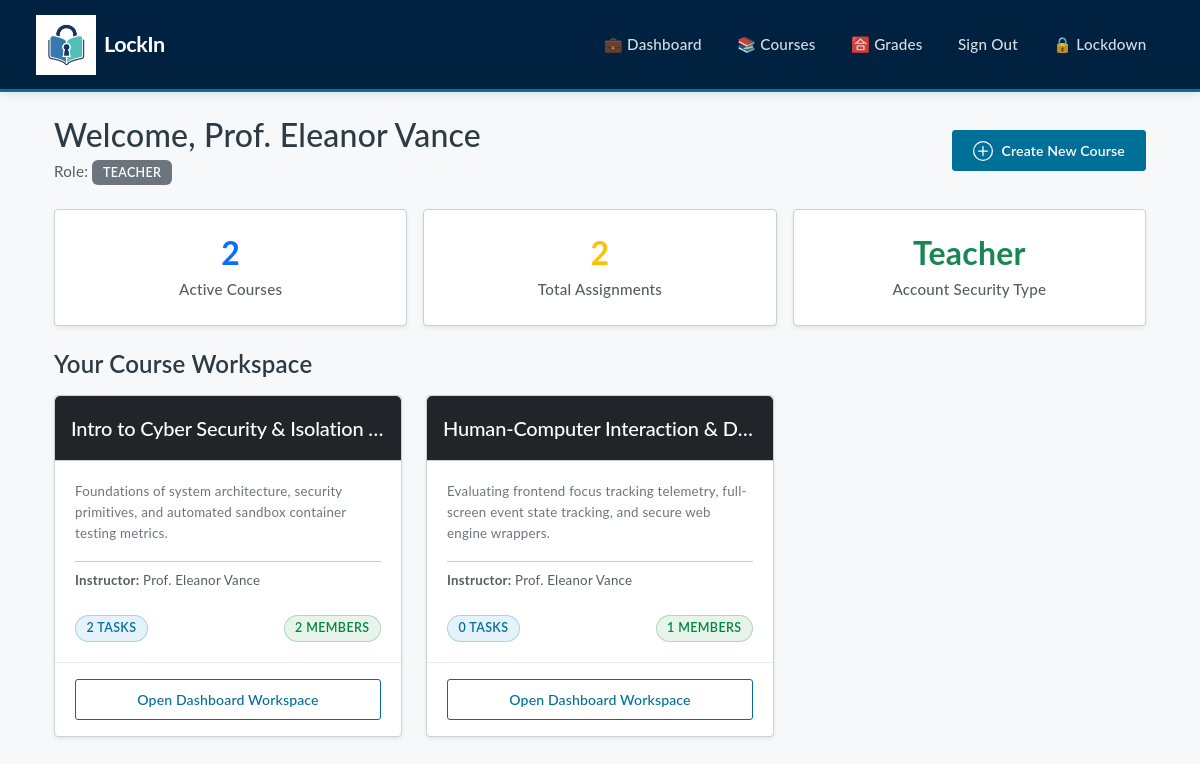
The app's page /users/dashboard (signed in) with its own data.
### lms_app/models.py (models this page shows, shortened)
class User(db.Model):
    __tablename__ = 'users'
    id = db.Column(db.Integer, primary_key=True, autoincrement=True)
    name = db.Column(db.String(255), nullable=False)
    email = db.Column(db.String(255), unique=True, nullable=False)
    password_hash = db.Column(db.String(255), nullable=False)
    role = db.Column(db.String(50), nullable=False, default="student")  # CHECK constraint handled in DB
    courses_taught = db.relationship('Course', backref='teacher', lazy=True)
    enrollments = db.relationship('Enrollment', backref='student', lazy=True)
    submissions = db.relationship('Submission', backref='student', lazy=True)

class Course(db.Model):
    __tablename__ = 'courses'
    id = db.Column(db.Integer, primary_key=True, autoincrement=True)
    title = db.Column(db.String(255), nullable=False)
    description = db.Column(db.Text, nullable=False)
    teacher_id = db.Column(db.Integer, db.ForeignKey('users.id'), nullable=False)
    enrollments = db.relationship('Enrollment', backref='course', lazy=True)
    assignments = db.relationship('Assignment', backref='course', lazy=True)

### lms_app/users/routes.py (the view)
@users_bp.route("/dashboard", methods=["GET"])
def lms_dashboard():
    if "user_id" not in session:
        return redirect(url_for("users.sign_in_page"))
    user = User.query.get_or_404(session["user_id"])
    courses = []
    if user.role == "student":
        courses = [
            enrollment.course
            for enrollment in user.enrollments
        ]
    elif user.role == "teacher":
        courses = user.courses_taught
    total_assignments = sum(
    len(course.assignments)
    for course in courses
    )
    return render_template(
        "dashboard.html",
        user=user,
        courses=courses,
        total_assignments=total_assignments
        )

### lms_app/templates/dashboard.html (shortened to what this page needs)
{% extends "base.html" %}
{% block content %}
<div class="container mt-2">
    <div class="d-flex justify-content-between align-items-center mb-4">
        <div>
            <h2 class="mb-1">Welcome, {{ user.name }}</h2>
            <p class="text-muted mb-0">Role: <span class="badge bg-secondary">{{ user.role|title }}</span></p>
        </div>
        {% if user.role == "teacher" %}
            <button class="btn btn-primary d-flex align-items-center gap-2" data-bs-toggle="modal" data-bs-target="#createCourseModal">
                <svg xmlns="http://w3.org" width="20" height="20" fill="currentColor" class="bi bi-plus-circle" viewBox="0 0 16 16">
                    <path d="M8 15A7 7 0 1 1 8 1a7 7 0 0 1 0 14m0 1A8 8 0 1 0 8 0a8 8 0 0 0 0 16"/>
                    <path d="M8 4a.5.5 0 0 1 .5.5v3h3a.5.5 0 0 1 0 1h-3v3a.5.5 0 0 1-1 0v-3h-3a.5.5 0 0 1 0-1h3v-3A.5.5 0 0 1 8 4"/>
                </svg>
                Create New Course
            </button>
        {% endif %}
    </div>
    <div class="row mb-4 g-3">
        <div class="col-md-4">
            <div class="card text-center shadow-sm border-0 bg-white">
                <div class="card-body py-4">
                    <h2 class="text-primary fw-bold mb-1">{{ courses|length }}</h2>
                    <p class="text-muted mb-0 fw-medium">Active Courses</p>
                </div>
            </div>
        </div>
        <div class="col-md-4">
            <div class="card text-center shadow-sm border-0 bg-white">
                <div class="card-body py-4">
                    <h2 class="text-warning fw-bold mb-1">{{ total_assignments }}</h2>
                    <p class="text-muted mb-0 fw-medium">Total Assignments</p>
                </div>
            </div>
        </div>
        <div class="col-md-4">
            <div class="card text-center shadow-sm border-0 bg-white">
                <div class="card-body py-4">
                    <h2 class="text-success fw-bold mb-1">{{ user.role|title }}</h2>
                    <p class="text-muted mb-0 fw-medium">Account Security Type</p>
                </div>
            </div>
        </div>
    </div>
    <h4 class="mb-3 fw-semibold">Your Course Workspace</h4>
    <div class="row">
        {% if courses %}
            {% for course in courses %}
                <div class="col-lg-4 col-md-6 mb-4">
                    <div class="card shadow-sm border-0 h-100 course-card bg-white">
                        <div class="card-header bg-dark text-white py-3">
                            <h5 class="mb-0 text-truncate">{{ course.title }}</h5>
                        </div>
                        <div class="card-body d-flex flex-column justify-content-between">
                            <div>
                                <p class="text-secondary small mb-3 text-truncate-3">{{ course.description }}</p>
                                <hr class="opacity-10 my-2">
                                <p class="text-muted small mb-3">
                                    <strong>Instructor:</strong> {{ course.teacher.name }}
                                </p>
                            </div>
                            <div class="d-flex justify-content-between align-items-center mt-auto pt-2">
                                <span class="badge bg-primary-subtle text-primary border border-primary-subtle rounded-pill px-3">
                                    {{ course.assignments|length }} Tasks
                                </span>
                                <span class="badge bg-success-subtle text-success border border-success-subtle rounded-pill px-3">
                                    {{ course.enrollments|length }} Members
                                </span>
                            </div>
                        </div>
                        <div class="card-footer bg-transparent border-0 pt-0 pb-3 px-3">
                            <a href="{{ url_for('courses.course_page', course_id=course.id) }}" class="btn btn-outline-primary w-100 fw-medium">
                                Open Dashboard Workspace
                            </a>
                        </div>
                    </div>
                </div>
            {% endfor %}
        {% endif %}
    </div>
</div>
{% endblock %}

### lms_app/templates/base.html (shortened to what this page needs)
<!DOCTYPE html>
<html lang="en">
<head>
    <link href="https://cdn.jsdelivr.net/npm/bootstrap@5.3.2/dist/css/bootstrap.min.css" rel="stylesheet">
    <link href="{{ url_for('static', filename='css/styles.css') }}" rel="stylesheet">
</head>
<body>
<nav class="navbar navbar-expand-lg navbar-dark bg-dark">
    <div class="container-fluid">
        <a class="navbar-brand d-flex align-items-center" href="{{ url_for('users.lms_dashboard') }}">
            <img src="{{ url_for('static', filename='images/lockin.png') }}"
                alt="LockIn Logo"
                width="60"
                height="60"
                class="d-inline-block align-top me-2"
                onerror="this.style.display='none';">
            <span>LockIn</span>
        </a>
        <div class="collapse navbar-collapse" id="navbarContent">
            <ul class="navbar-nav ms-auto mb-2 mb-lg-0">
                {% if session.get("token") %}
                    <li class="nav-item">
                        <a class="nav-link" href="{{ url_for('users.lms_dashboard') }}">💼 Dashboard</a>
                    </li>
                    <li class="nav-item">
                        <a class="nav-link" href="{{ url_for('courses.courses_page') }}">📚 Courses</a>
                    </li>
                    <li class="nav-item">
                        <a class="nav-link" href="{{ url_for('submissions.grades_page') }}">🈴 Grades</a>
                    </li>
                    <li class="nav-item">
                        <a class="nav-link text-danger" href="{{ url_for('users.sign_out') }}">Sign Out</a>
                    </li>
                    <li class="nav-item">
                        <a class="nav-link text-warning fw-medium"
                        href="{{ url_for('lockdown.lockdown_home') }}">🔒 Lockdown</a>
                    </li>
                {% endif %}
            </ul>
        </div>
    </div>
</nav>
<div class="container mt-4">
    {% block content %}{% endblock %}
</div>
</body>
</html>

### lms_app/static/css/styles.css (style rules this page uses)
.course-card { animation:fadeIn .5s ease; }
:root { --canvas-primary: #002240; --canvas-accent: #007099; --canvas-success: #008543; --canvas-warning: #D97400; --canvas-danger: #C22000; --canvas-bg: #F5F5F5; --canvas-text: #2D3B45; --canvas-border: #C7D1D6; --canvas-transition: cubic-bezier(0.25, 0.8, 0.25, 1); --canvas-speed: 0.28s; }
body { background-color: var(--canvas-bg); color: var(--canvas-text); font-family: "Lato", "Helvetica Neue", Helvetica, Arial, sans-serif; font-size: 0.95rem; line-height: 1.6; letter-spacing: 0.015em; -webkit-font-smoothing: antialiased; overflow-x: hidden; }
.navbar { background-color: var(--canvas-primary) !important; border-bottom: 3px solid var(--canvas-accent); padding: 0.6rem 1.5rem; box-shadow: 0 4px 12px rgba(0, 34, 64, 0.15); }
.navbar-brand { font-size: 1.35rem; font-weight: 700; letter-spacing: -0.02em; text-transform: capitalize; }
.navbar-brand img { transition: transform var(--canvas-speed) var(--canvas-transition); }
.nav-link { font-weight: 500; color: rgba(255, 255, 255, 0.85) !important; padding: 0.5rem 1.1rem !important; position: relative; transition: color var(--canvas-speed) var(--canvas-transition); }
.nav-link::after { content: ''; position: absolute; width: 0; height: 3px; bottom: 0; left: 50%; background-color: var(--canvas-accent); transition: all var(--canvas-speed) var(--canvas-transition); transform: translateX(-50%); }
.card { background: #FFFFFF; border: 1px solid var(--canvas-border) !important; border-radius: 4px !important; box-shadow: 0 2px 5px rgba(0, 0, 0, 0.05); transition: transform var(--canvas-speed) var(--canvas-transition), box-shadow var(--canvas-speed) var(--canvas-transition); overflow: hidden; }
.card-header { font-weight: 700; font-size: 1.1rem; letter-spacing: -0.01em; padding: 1.25rem 1rem !important; border-bottom: 1px solid var(--canvas-border) !important; }
.card-body { padding: 1.25rem 1.25rem; }
.card-footer { border-top: 1px solid rgba(199, 209, 214, 0.4) !important; padding: 1rem 1.25rem !important; }
.badge { padding: 0.5em 0.85em !important; font-weight: 600; font-size: 0.78rem; letter-spacing: 0.03em; text-transform: uppercase; }
.bg-primary-subtle { background-color: #E5F2FA !important; color: var(--canvas-accent) !important; border: 1px solid rgba(0, 112, 153, 0.25) !important; }
.bg-success-subtle { background-color: #E6F4EA !important; color: var(--canvas-success) !important; border: 1px solid rgba(0, 133, 67, 0.25) !important; }
.btn { font-weight: 600; font-size: 0.88rem; padding: 0.55rem 1.25rem; border-radius: 3px !important; text-transform: none; letter-spacing: 0.01em; transition: all var(--canvas-speed) var(--canvas-transition); }
.btn-primary { background-color: var(--canvas-accent); border-color: var(--canvas-accent); color: #FFFFFF; }
.btn-outline-primary { color: var(--canvas-accent); border-color: var(--canvas-accent); }
.row, .container { animation: canvasFadeInUp 0.5s var(--canvas-transition); }

### lms_app/templates/base.html (style rules this page uses)
body { background-color: #f7f8fa; }
.navbar-brand { font-weight: bold; }
.course-card { transition: all 0.2s ease-in-out; }
.card { border: none; border-radius: 15px; transition: 0.25s ease; }
.btn { border-radius: 10px; }
.navbar { box-shadow: 0 2px 10px rgba(0,0,0,0.1); }

### records on screen
User: name "Prof. Eleanor Vance", role "TEACHER", role "Teacher"
Course: title "Intro to Cyber Security & Isolation…", description "Foundations of system architecture, security primitives, and automated sandbox container testing metrics.", teacher.name "Prof. Eleanor Vance", assignments|length "2", enrollments|length "2"
Course: title "Human-Computer Interaction & D…", description "Evaluating frontend focus tracking telemetry, full-screen event state tracking, and secure web engine wrappers.", teacher.name "Prof. Eleanor Vance", assignments|length "0", enrollments|length "1"

### other values on screen
{{ courses|length }} "2"
{{ total_assignments }} "2"
